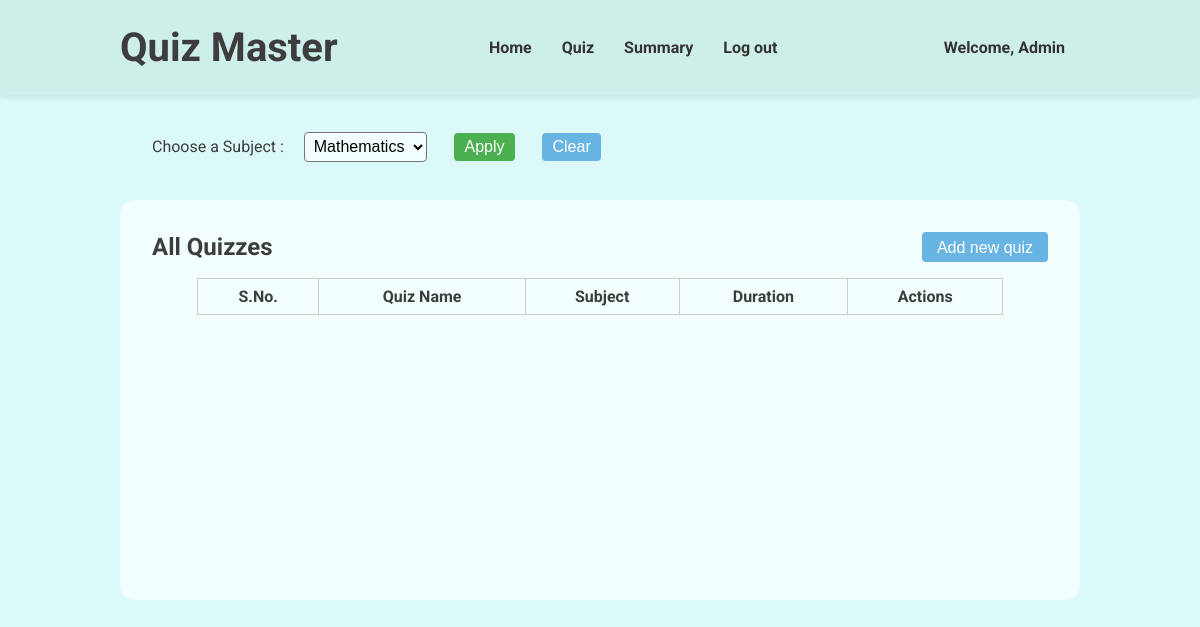
Before: /admin-quiz (signed in) with the older database file.
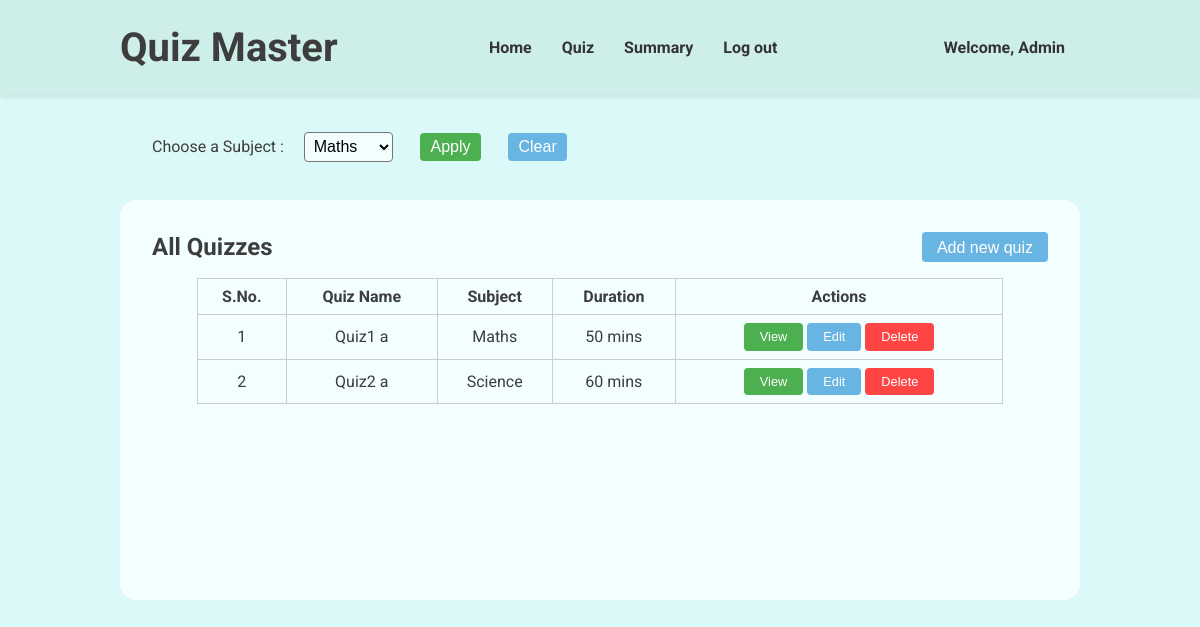
After: the same page with the newer database file.
### models.py (models this page shows)
class Quizzes(db.Model):
    __tablename__ = 'quizzes'
    quizid = db.Column(db.Integer, primary_key=True)
    quizname = db.Column(db.String(80), unique=False, nullable=False)
    subjectid = db.Column(db.Integer, db.ForeignKey('subjects.subjectid'), nullable=False)
    duration = db.Column(db.Integer, nullable=False)
    quizdate = db.Column(db.Date, nullable=False)
    questions = db.relationship('Questions', backref='quiz', lazy=True)

class Subjects(db.Model):
    __tablename__ = 'subjects'
    subjectid = db.Column(db.Integer, primary_key=True)
    subjectname = db.Column(db.String(80), unique=False, nullable=False)
    subjectdesc = db.Column(db.String(512), nullable=False)
    chapters = db.relationship('Chapters', backref='subject', lazy=True)

### routes.py (the view, shortened to what this page needs)
@app.route('/admin-quiz', methods=['GET', 'POST'])
@login_required
def admin_quiz():
    return render_template('quizzes.html', user = current_user, subjects = Subjects.query.all(), quizzes = Quizzes.query.all())

### app.py (called while the page is built)
@login_manager.user_loader
def load_user(userid):
    return models.User.query.get(int(userid))

### templates/quizzes.html (shortened to what this page needs)
{% extends "base.html" %} {% block title %}Quizes | Quiz Master{% endblock %} {%
block stylesheet %}
<link rel="stylesheet" href="{{ url_for('static', filename='navbar.css') }}" />
<link rel="stylesheet" href="{{ url_for('static', filename='quizzes.css') }}" />
{% endblock %} {% block navbar %}
<header>
  <div class="header-container">
    <h1>Quiz Master</h1>
    <nav>
      <ul>
        <li>
          <a href="/admin-dashboard">Home</a>
        </li>
        <li>
          <a href="/admin-quiz">Quiz</a>
        </li>
        <li>
          <a href="/admin-summary">Summary</a>
        </li>
        <li>
          <a href="/logout">Log out</a>
        </li>
      </ul>
    </nav>
    <a href="/profile">Welcome, {{ user.fullname}}</a>
  </div>
</header>
{% endblock %} {% block content %}
<main>
  <div class="topbar">
    <form method="post">
      <label for="subject">Choose a Subject : </label>
      <select id="subject" name="subject">
        {% for subject in subjects %}
        <option value="{{ subject.subjectname }}">
          {{ subject.subjectname }}
        </option>
        {% endfor %}
      </select>
      <button type="submit" id="apply">Apply</button>
    </form>
    <button id="clear" onclick="window.location.href='/admin-quiz'">
      Clear
    </button>
  </div>
  <div class="quiz-display">
    <div class="sub-header">
      <h2>All Quizzes</h2>
      <button id="add-quiz-btn">Add new quiz</button>
    </div>
    <div class="quizzes">
      <table>
        <thead>
          <tr>
            <th>S.No.</th>
            <th>Quiz Name</th>
            <th>Subject</th>
            <th>Duration</th>
            <th>Actions</th>
          </tr>
        </thead>
        <tbody>
          {% for quiz in quizzes %}
          <tr>
            <td>{{ loop.index }}</td>
            <td>{{ quiz.quizname }}</td>
            {% for subject in subjects %}
            {% if subject.subjectid == quiz.subjectid %}
            <td>{{ subject.subjectname }}</td>
            {% endif %}
            {% endfor %}
            <td>{{ quiz.duration }} mins</td>
            <td>
              <button class="view-btn" onclick="viewQuiz({{ quiz.quizid }})">View</button>
              <button class="edit-btn" onclick="editQuiz({{ quiz.quizid }})">Edit</button>
              <button class="delete-btn" onclick="deleteQuiz({{ quiz.quizid }})">Delete</button>
            </td>
          </tr>
          {% endfor %}
        </tbody>
      </table>
  </div>
</main>
{% endblock %}

Changed rows visible on the page:
added Quizzes: quizname "Quiz1 a", duration "50"
now on this page (row edited): Subjects: subjectname "Maths", shown under "Quiz1 a"
added Quizzes: quizname "Quiz2 a", duration "60"
now on this page (row edited): Subjects: subjectname "Science", shown under "Quiz2 a"
Other visible differences:
form field subject: "Mathematics" → "Maths"
